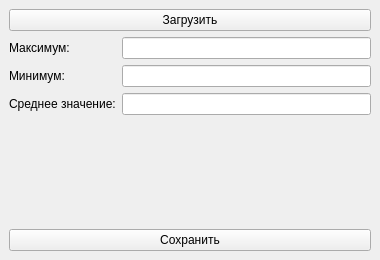
<?xml version="1.0" encoding="UTF-8"?>
<ui version="4.0">
 <class>MainWindow</class>
 <widget class="QMainWindow" name="MainWindow">
  <property name="geometry">
   <rect>
    <x>0</x>
    <y>0</y>
    <width>380</width>
    <height>260</height>
   </rect>
  </property>
  <property name="windowTitle">
   <string>Статистика чисел</string>
  </property>
  <widget class="QWidget" name="centralwidget">
   <layout class="QVBoxLayout" name="verticalLayout">
    <item>
     <widget class="QPushButton" name="btn_load">
      <property name="text">
       <string>Загрузить</string>
      </property>
     </widget>
    </item>
    <item>
     <layout class="QFormLayout" name="formLayout">
      <item row="0" column="0">
       <widget class="QLabel" name="lbl_max_title">
        <property name="text">
         <string>Максимум:</string>
        </property>
       </widget>
      </item>
      <item row="0" column="1">
       <widget class="QLineEdit" name="line_max">
        <property name="readOnly">
         <bool>true</bool>
        </property>
       </widget>
      </item>
      <item row="1" column="0">
       <widget class="QLabel" name="lbl_min_title">
        <property name="text">
         <string>Минимум:</string>
        </property>
       </widget>
      </item>
      <item row="1" column="1">
       <widget class="QLineEdit" name="line_min">
        <property name="readOnly">
         <bool>true</bool>
        </property>
       </widget>
      </item>
      <item row="2" column="0">
       <widget class="QLabel" name="lbl_avg_title">
        <property name="text">
         <string>Среднее значение:</string>
        </property>
       </widget>
      </item>
      <item row="2" column="1">
       <widget class="QLineEdit" name="line_avg">
        <property name="readOnly">
         <bool>true</bool>
        </property>
       </widget>
      </item>
     </layout>
    </item>
    <item>
     <spacer name="verticalSpacer">
      <property name="orientation">
       <enum>Qt::Orientation::Vertical</enum>
      </property>
      <property name="sizeHint" stdset="0">
       <size>
        <width>20</width>
        <height>40</height>
       </size>
      </property>
     </spacer>
    </item>
    <item>
     <widget class="QPushButton" name="btn_save">
      <property name="text">
       <string>Сохранить</string>
      </property>
     </widget>
    </item>
   </layout>
  </widget>
 </widget>
 <resources/>
 <connections/>
</ui>
